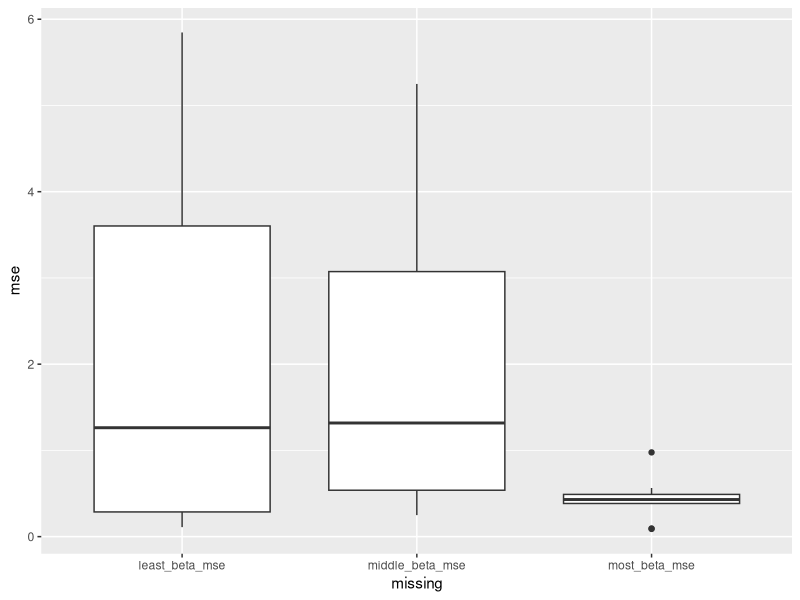

Reproduce this figure in R. (Note: this script raises an error after producing the figure.)
## ---- chunk 1
knitr::opts_chunk$set(echo = TRUE)
library(tidyverse)
## ---- chunk 2
param_estimate = read_csv("parameter_estimate.csv") %>% filter(n == 100)
param_estimate2 = read_csv("parameter_estimate2.csv")

lasso_result = param_estimate %>% filter(method == 'lasso')
forward_result = param_estimate %>% filter(method == 'forward')

non_null_lasso = lasso_result %>% filter(estimate !=0)
non_null_lasso %>% group_by(sim_time) %>% summarise(
  n_param = n()
) %>% arrange(-n_param) %>% pull(n_param) %>% max()


max_n = 
  non_null_lasso %>% 
  group_by(sim_time) %>% 
  summarise(n_param = n()) %>% 
  arrange(-n_param) %>% 
  pull(n_param) %>% 
  max()

min_n = 
  non_null_lasso %>% 
  group_by(sim_time) %>% 
  summarise(n_param = n()) %>% 
  arrange(-n_param) %>% 
  pull(n_param) %>% 
  min()

middle_n = round((max_n + min_n) / 2)

sum_lasso =   
  non_null_lasso %>% 
  group_by(sim_time) %>% 
  summarise(n_param = n())

min_sims = 
  sum_lasso %>% 
  filter(n_param == min_n | n_param == min_n + 1) %>%
  pull(sim_time)

max_sims = 
  sum_lasso %>% 
  filter(n_param == max_n | n_param == max_n - 1) %>%
  pull(sim_time)

middle_sims =
  sum_lasso %>% 
  filter(n_param == middle_n) %>% 
  pull(sim_time)
## ---- chunk 3


max_sims_df =
  lasso_result %>% 
  filter(sim_time == 4)

estimate_lasso =
  max_sims_df %>% 
  mutate(type = factor(type, levels = c('strong', 'wbc', 'wai', 'null'))) %>% 
  arrange(type) %>% 
  pull(estimate)

beta = c(rep(20, 3), rep(0.5, 60), rep(0, 37))

MSE = sum((estimate_lasso - beta) ^2) / 100
MSE
## ---- chunk 4
beta = c(rep(20, 3), rep(0.5, 60), rep(0, 37))

get_MSE <- function(sim_number){
  estimate = 
    lasso_result %>% 
    filter(sim_time == sim_number) %>% 
    mutate(type = factor(type, levels = c('strong', 'wbc', 'wai', 'null'))) %>% 
    arrange(type) %>% 
    pull(estimate)
  
  MSE = sum((estimate - beta) ^2) / 100
  MSE
}

get_MSE(43)
most_beta_mse = map(max_sims, get_MSE) %>% unlist()
least_beta_mse = map(min_sims, get_MSE) %>% unlist()
middle_beta_mse = map(middle_sims, get_MSE) %>% unlist()
## ---- chunk 5
# for forward
forward_result = param_estimate %>% filter(method == 'forward')

non_null_forward = forward_result %>% filter(estimate !=0)
non_null_forward %>% group_by(sim_time) %>% summarise(
  n_param = n()
) %>% arrange(-n_param) %>% pull(n_param) %>% max()


max_n = 
  non_null_forward %>% 
  group_by(sim_time) %>% 
  summarise(n_param = n()) %>% 
  arrange(-n_param) %>% 
  pull(n_param) %>% 
  max()

min_n = 
  non_null_forward %>% 
  group_by(sim_time) %>% 
  summarise(n_param = n()) %>% 
  arrange(-n_param) %>% 
  pull(n_param) %>% 
  min()

middle_n = round((max_n + min_n) / 2)

sum_forward =   
  non_null_forward %>% 
  group_by(sim_time) %>% 
  summarise(n_param = n())

min_sims = 
  sum_forward %>% 
  filter(n_param == min_n | n_param == min_n + 1) %>%
  pull(sim_time)

max_sims = 
  sum_forward %>% 
  filter(n_param == max_n | n_param == max_n - 1) %>%
  pull(sim_time)

middle_sims =
  sum_forward %>% 
  filter(n_param == middle_n) %>% 
  pull(sim_time)

get_MSE_forward <- function(sim_number){
  estimate = 
    forward_result %>% 
    filter(sim_time == sim_number) %>% 
    mutate(type = factor(type, levels = c('strong', 'wbc', 'wai', 'null'))) %>% 
    arrange(type) %>% 
    pull(estimate)
  
  MSE = sum((estimate - beta) ^2) / 100
  MSE
}

most_beta_mse = map(max_sims, get_MSE_forward) %>% unlist()
least_beta_mse = map(min_sims, get_MSE_forward) %>% unlist()
middle_beta_mse = map(middle_sims, get_MSE_forward) %>% unlist()
## ---- chunk 6
## 10% for lasso
param_estimate = read_csv("parameter_estimate.csv") %>% filter(n == 100 & method == 'lasso')

non_null_lasso = param_estimate %>% filter(estimate != 0)

non_null_lasso %>% group_by(sim_time) %>% summarise(
  n_param = n()
) %>% arrange(-n_param) %>% pull(n_param)

lasso_sum = non_null_lasso %>% group_by(sim_time) %>% summarise(
  n_param = n()
) %>% arrange(-n_param)

max_sims = head(lasso_sum, 10) %>% pull(sim_time)
min_sims = tail(lasso_sum, 10) %>% pull(sim_time)
middle_sims = head(lasso_sum, 55) %>% tail(10) %>% pull(sim_time)


beta = c(rep(20, 4), rep(0.5, 36), rep(0, 60))

get_MSE <- function(sim_number){
  estimate = 
    param_estimate %>% 
    filter(sim_time == sim_number) %>% 
    mutate(type = factor(type, levels = c('strong', 'wbc', 'wai', 'null'))) %>% 
    arrange(type) %>% 
    pull(estimate)
  
  MSE = sum((estimate - beta) ^2) / 100
  MSE
}

most_beta_mse = map(max_sims, get_MSE) %>% unlist()
least_beta_mse = map(min_sims, get_MSE) %>% unlist()
middle_beta_mse = map(middle_sims, get_MSE) %>% unlist()
## ---- chunk 7
## 10% for step
param_estimate = read_csv("parameter_estimate.csv") %>% filter(n == 100 & method == 'forward')

non_null_forward = param_estimate %>% filter(estimate != 0)

non_null_forward %>% group_by(sim_time) %>% summarise(
  n_param = n()
) %>% arrange(-n_param) %>% pull(n_param)

lasso_sum = non_null_lasso %>% group_by(sim_time) %>% summarise(
  n_param = n()
) %>% arrange(-n_param)

max_sims = head(lasso_sum, 10) %>% pull(sim_time)
min_sims = tail(lasso_sum, 10) %>% pull(sim_time)
middle_sims = head(lasso_sum, 55) %>% tail(10) %>% pull(sim_time)


beta = c(rep(20, 4), rep(0.5, 36), rep(0, 60))

get_MSE <- function(sim_number){
  estimate = 
    param_estimate %>% 
    filter(sim_time == sim_number) %>% 
    mutate(type = factor(type, levels = c('strong', 'wbc', 'wai', 'null'))) %>% 
    arrange(type) %>% 
    pull(estimate)
  
  MSE = sum((estimate - beta) ^2) / 100
  MSE
}

most_beta_mse = map(max_sims, get_MSE) %>% unlist()
least_beta_mse = map(min_sims, get_MSE) %>% unlist()
middle_beta_mse = map(middle_sims, get_MSE) %>% unlist()

result = tibble(most_beta_mse, least_beta_mse, middle_beta_mse)
result =
  result %>% 
  pivot_longer(most_beta_mse:middle_beta_mse, names_to = "missing", values_to = "mse")
ggplot(result, aes(x = missing, y = mse)) + geom_boxplot()


result %>% add_column(n = c(rep(100,30)), method = c(rep("lasso",30))) 
## ---- chunk 8
## auto for 145
beta = c(rep(20, 4), rep(0.5, 36), rep(0, 60))

get_MSE <- function(sim_number,what_number,what_method){
  estimate = 
    read_csv("parameter_estimate.csv",show_col_types = FALSE) %>%
    filter(n == what_number & method == what_method &sim_time == sim_number) %>% 
    mutate(type = factor(type, levels = c('strong', 'wbc', 'wai', 'null'))) %>% 
    arrange(type) %>% 
    pull(estimate)
  
  RMSE = sqrt(sum((estimate - beta) ^2) / 100)
  RMSE
}

getresulttable_145 <- function(what_number,what_method){
  param_estimate = 
    read_csv("parameter_estimate.csv",show_col_types = FALSE) %>%
    filter(n == what_number & method == what_method)

non_null = 
  param_estimate %>% 
  filter(estimate != 0)

non_null %>% 
  group_by(sim_time) %>% 
  summarise(
  n_param = n()
) %>% 
  arrange(-n_param) %>%
  pull(n_param)

sum = 
  non_null %>%
  group_by(sim_time) %>%
  summarise(n_param = n()) %>% 
  arrange(-n_param)

max_sims = head(sum, 10) %>% pull(sim_time)
min_sims = tail(sum, 10) %>% pull(sim_time)
middle_sims = head(sum, 55) %>% tail(10) %>% pull(sim_time)

most = pmap(list(min_sims,what_number,what_method), get_MSE) %>% unlist()
least = pmap(list(max_sims,what_number,what_method), get_MSE) %>% unlist()
middle = pmap(list(middle_sims,what_number,what_method), get_MSE) %>% unlist()

result = 
  tibble(most, middle,least) %>% 
  pivot_longer(
    most:least,
    names_to = "missing",
    values_to = "RMSE"
    ) 

result = result %>% 
  add_column(n = c(rep(what_number, 30)), method = c(rep(what_method, 30)), ratio = c(rep("1:4:5", 30)))
result
}

forward_100_145 = getresulttable_145(what_number = 100, what_method = "forward")
forward_500_145 = getresulttable_145(what_number = 500, what_method = "forward")
forward_2000_145 = getresulttable_145(what_number = 2000, what_method = "forward")
lasso_100_145 = getresulttable_145(what_number = 100, what_method = "lasso")
lasso_500_145 = getresulttable_145(what_number = 500, what_method = "lasso")
lasso_2000_145 = getresulttable_145(what_number = 2000, what_method = "lasso")








result =
  result %>% 
  pivot_longer(most_beta_mse:middle_beta_mse, names_to = "missing", values_to = "mse")
ggplot(result, aes(x = missing, y = mse)) + geom_boxplot()


result %>% add_column(n = c(rep(100,30)), method = c(rep("lasso",30))) 
## ---- chunk 9
## auto for 334
beta = c(rep(20, 12), rep(0.5, 28), rep(0, 60))

get_MSE <- function(sim_number,what_number,what_method){
  estimate = 
    read_csv("parameter_estimate2.csv",show_col_types = FALSE) %>%
    filter(n == what_number & method == what_method &sim_time == sim_number) %>% 
    mutate(type = factor(type, levels = c('strong', 'wbc', 'wai', 'null'))) %>% 
    arrange(type) %>% 
    pull(estimate)
  
  RMSE = sqrt(sum((estimate - beta) ^2) / 100)
  RMSE
}

getresulttable_334 <- function(what_number,what_method){
  param_estimate = 
    read_csv("parameter_estimate2.csv",show_col_types = FALSE) %>%
    filter(n == what_number & method == what_method)

non_null = 
  param_estimate %>% 
  filter(estimate != 0)

non_null %>% 
  group_by(sim_time) %>% 
  summarise(
  n_param = n()
) %>% 
  arrange(-n_param) %>%
  pull(n_param)

sum = 
  non_null %>%
  group_by(sim_time) %>%
  summarise(n_param = n()) %>% 
  arrange(-n_param)

max_sims = head(sum, 10) %>% pull(sim_time)
min_sims = tail(sum, 10) %>% pull(sim_time)
middle_sims = head(sum, 55) %>% tail(10) %>% pull(sim_time)

most = pmap(list(min_sims,what_number,what_method), get_MSE) %>% unlist()
least = pmap(list(max_sims,what_number,what_method), get_MSE) %>% unlist()
middle = pmap(list(middle_sims,what_number,what_method), get_MSE) %>% unlist()

result = 
  tibble(most, middle,least) %>% 
  pivot_longer(
    most:least,
    names_to = "missing",
    values_to = "RMSE"
    ) 

result = result %>% 
  add_column(n = c(rep(what_number, 30)), method = c(rep(what_method, 30)), ratio = c(rep("3:3:4", 30)))
result
}

forward_100_334 = getresulttable_334(what_number = 100, what_method = "forward")
forward_500_334 = getresulttable_334(what_number = 500, what_method = "forward")
forward_2000_334 = getresulttable_334(what_number = 2000, what_method = "forward")
lasso_100_334 = getresulttable_334(what_number = 100, what_method = "lasso")
lasso_500_334 = getresulttable_334(what_number = 500, what_method = "lasso")
lasso_2000_334 = getresulttable_334(what_number = 2000, what_method = "lasso")
## ---- chunk 10
result = forward_100_145

result = 
  forward_100_145 %>% 
  add_row(forward_500_145) %>% 
  add_row(forward_2000_145) %>% 
  add_row(lasso_100_145) %>% 
  add_row(lasso_500_145) %>% 
  add_row(lasso_2000_145) %>% 
  add_row(forward_100_334) %>% 
  add_row(forward_500_334) %>% 
  add_row(forward_2000_334) %>% 
  add_row(lasso_100_334) %>% 
  add_row(lasso_500_334) %>% 
  add_row(lasso_2000_334)

result %>% 
  filter(n == 500 & ratio == 145) %>% 
  ggplot(aes(x = missing, y = MSE, color = method)) + geom_boxplot() 

ggplot(result, aes(x = missing, y = mse, color = n())) + geom_boxplot()

# compare specificity
g3 = ggplot(filter(result, n ==2000), aes(x = missing, y = RMSE, color = method)) + 
  geom_boxplot() +
  theme(legend.position = "right") +
  labs(title = "RMSE",x = "missing", y = "RMSE") +
  facet_grid(. ~ ratio)
g3
ggsave(g3,filename = "Images/m_3.pdf",width = 12,height = 9)
